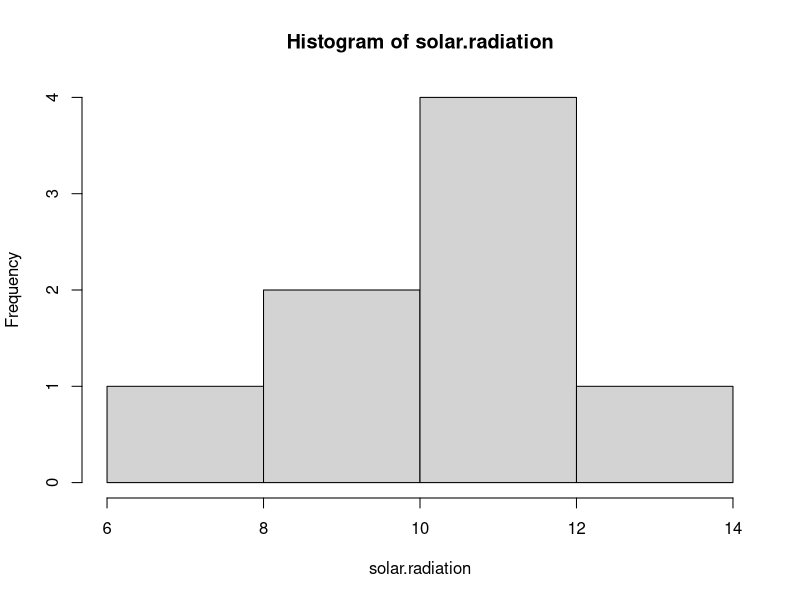
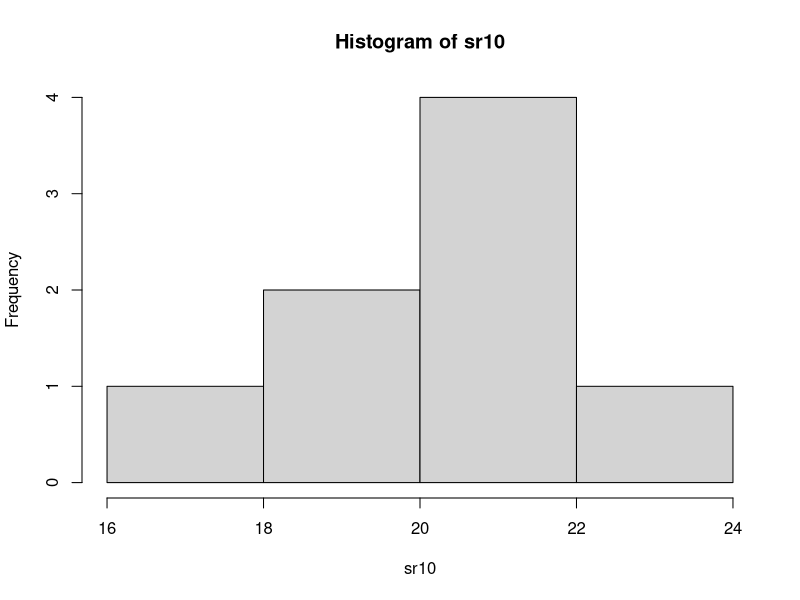
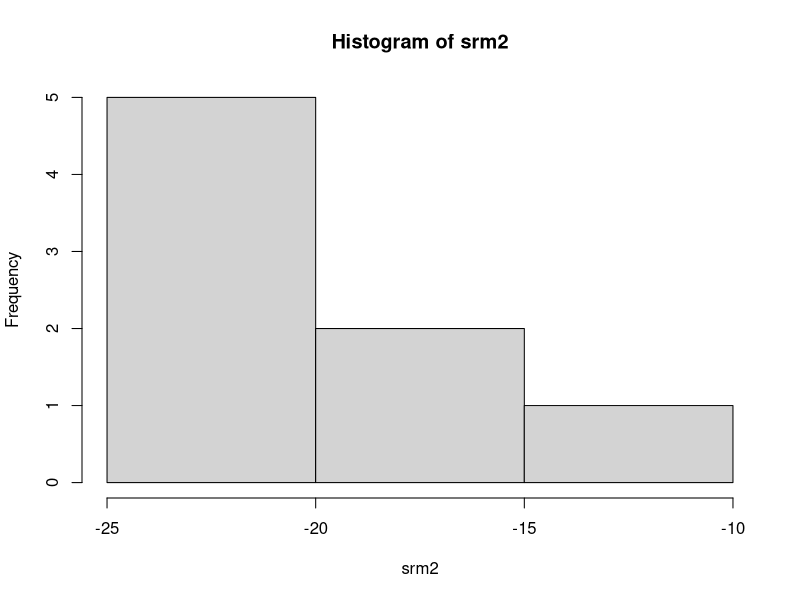
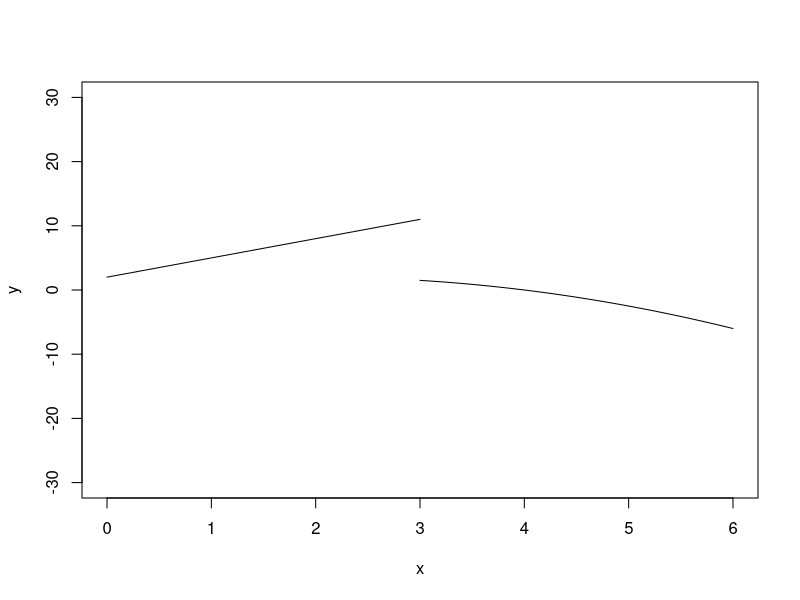

Recreate these plots in R, in order.
## ---- chunk 1
# creating the data we want to perform operations on
solar.radiation <- c(11.1, 10.6, 6.3, 8.8, 10.7, 11.2, 8.9, 12.2)
# creating a function to avoid repetitino
descriptive_stats <- function(input, string_v) {
    print(string_v)
    print(mean(input))
    print(median(input))
    print(range(input))
    print(var(input))
}
# displaying the desacriptive statistics of solar.radiation
descriptive_stats(solar.radiation, "solar radiation--")
sr10 <- solar.radiation + 10
# displaying the descriptive statistics of sr10
descriptive_stats(sr10, "sr10-------------")
srm2 <- solar.radiation * -2
# displaying the descriptve statistics of srm2
descriptive_stats(srm2, "srm2-------------")
# histogram plotting of all the the variables
hist(solar.radiation)
hist(sr10)
hist(srm2)
## ---- chunk 2
# we first create 2 vectors of the required vector, pairwise maximum is then computed 
# between those 2 vectors then we sum all the pairwise max

sum(pmax(2^(1:15),(1:15)^3))
## ---- chunk 3
data <- USArrests
data
# number of rows
nrow(data)
# number of columns
ncol(data)
# median of every column
lapply(data, median)
# murder per capita average 77%, we first select the rows which have more than 77 murder per 
# capita, then only select the murder column, then we apply the mean for those values
lapply(data[data$UrbanPop > 77, ]["Murder"], mean)
# murder per capita average 50%
lapply(data[data$UrbanPop < 50, ]["Murder"], mean)
# new smaple of data, we select a sampe of the row indexes without replacement of size 12 and use
# it as conditional indexing for data
newData <- data[sample((1:nrow(data)), size = 12, replace = FALSE), ]
newData
## ---- chunk 4
data <- chickwts
# boolean indexing of chickweights with weight baove 300
chickwts300 <- chickwts[chickwts$weight > 300, ]
# boolean idnexing of chicweights who were fed with linseed
chickwtsLinseed <- chickwts[chickwts$feed == "linseed", ]
# everage weight of chickes fed linseed
mean(chickwtsLinseed$weight)
# average weight of chicks not fed linseed
mean(chickwts[chickwts$feed != "linseed", ]$weight)
## ---- chunk 5
# curve of the function from 0 to 3, changed the x and y range that is observable from the plot
curve(expr = 3 * x + 2, from = 0, to = 3, xlim = c(0, 6), ylim = c(-30, 30), ylab = "y")
# graph from the function from 3 to 6, added argument add= true to ad donto an existing plot
curve(expr = 2 * x - (0.5 * x^2), from = 3, to = 6, add = TRUE)
## ---- chunk 6
# sampling a die roll 1000000 times
dieRolls <- sample((1:6), size = 1000000, replace = TRUE)
# creating a factor of dierolls
dieRollsFactor <- factor(dieRolls)
# assigning new levels to the dierollsfactors
levels(dieRollsFactor) <- c(
    "One", "Two", "Three", "Four", "Five",
    "Six"
)
# casting dierollsfactor as characters
dieRollsChar <- as.character(dieRollsFactor)

# creating tables of the three varibales 
table(dieRolls)
table(dieRollsFactor)
table(dieRollsChar)

# checking the time sit takes to convert each varibale into a table
system.time(table(dieRolls))
system.time(table(dieRollsFactor))
system.time(table(dieRollsChar))

# creating a file with the specific varibale saved inside them 
dump("dieRolls", "dieRolls.R")
dump("dieRollsFactor", "dieRollsFactor.R")
dump("dieRollsChar", "dieRollsChar.R")
# checking file size
file.info("dieRolls.R")
file.info("dieRollsFactor.R")
file.info("dieRollsChar.R")
